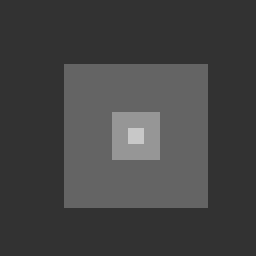
%> input picture image_processing/images/squares.bmp, 256 x 256 px
$ octave diffusion2_5.m   (GNU Octave 9; MATLAB toolbox functions it lacks are replaced by stand-ins)
%> lines starting %> are read from the running program, lines starting %| are printed output that depends on the picture
### image_processing/examples/sobol.m
function v = sobol(u)
  %%
  % Get size of initial condition matrix
  [nx ny] = size(u);

  %%
  % Setup indexing. We don't update the boundary pixels, as they are set by
  % the boundary conditions
  i=2:nx-1;
  j=2:ny-1;

  ux = u(i+1,j+1) + 2*u(i+1,j) + u(i+1,j-1) - (u(i-1,j+1) + 2*u(i-1,j) + u(i-1,j-1));
  uy = u(i+1,j+1) + 2*u(i,j+1) + u(i-1,j+1) - (u(i+1,j-1) + 2*u(i,j-1) + u(i-1,j-1));
  v = sqrt(ux.^2 + uy.^2);
end

### image_processing/examples/isotropic_diffusion.m
%% Solving the 2-D isotropic diffusion equation by the Finite Difference
%
%  u = isotropic_diffusion(U, DTD, N) where U is a 2D matrix representing
%       the initial conditions, DTD is the timestep dt multiplied by the
%       diffusion constant D, and N is the number of timesteps
%
% Method: Forward Time, Centered Space.
%
% Boundary Conditions = Zero-neumann
%
% $$u_t(x,y,t) = D (u_{xx}(x,y,t) + u_{xx}(x,y,t))$$
%
% $$u^{n+1}_i = \Delta t D (u^n_{i+1,j} + u^n_{i-1,j} + u^n_{i,j+1} + u^n_{i,j-1}) + (1-4\Delta t D)u^n_{i,j})$$
%
% $$\frac{\partial u}{\partial x}(0,y,t) = 0$$
%
% $$\frac{\partial u}{\partial x}(L,y,t) = 0$$
%
% $$\frac{\partial u}{\partial y}(x,0,t) = 0$$
%
% $$\frac{\partial u}{\partial y}(x,L,t) = 0$$
%
function u = isotropic_diffusion(u, dtD, N)
  %%
  % Get size of initial condition matrix
  [nx ny] = size(u);

  %%
  % Setup indexing. We don't update the boundary pixels, as they are set by
  % the boundary conditions
  i=2:nx-1;
  j=2:ny-1;

  %%
  % Loop through timesteps
  for it=1:N
      %%
      % Use Forward Time, Centered Space
      u(i,j)= dtD*(u(i+1,j)+u(i-1,j)+u(i,j+1)+u(i,j-1)) + (1-4*dtD)*u(i,j);

      %%
      % Zero-neumann boundary conditions
      u(1,:) = u(2,:);
      u(nx,:) = u(nx-1,:);
      u(:,1) = u(:,2);
      u(:,ny) = u(:,ny-1);
  end
end

### image_processing/examples/diffusion2_5.m
%% Isotropic diffusion for image processing 2
% Read image and convert to double
u = double(imread('../images/squares.bmp'));
%> u: size 256x256 double; min 50, max 200, mean 67.8; mean of the top-left, top-right, bottom-left and bottom-right quarters 63.3, 67.2, 67.2, 73.4

%%
% Add normal noise with mean 0 and variance 10
u = u + 10.0*randn (size(u));
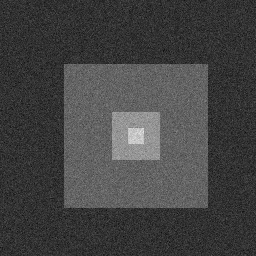
%> u: size 256x256 double; min 7.49, max 232.2, mean 67.7

%%
% Use a loop to show the results of applying diffusion from 0 <= t <=
% 250. An image is shown every 10 time units
figure
colormap gray
for i=0:25
  subplot('Position',[0.2*mod(i,5) 0.2*floor((24-i)/5.0) 0.19 0.19])
  imagesc(sobol(u));
  axis off;

  dt = 0.1;
  D = 1;
  u = isotropic_diffusion(u, dt*D, 100);
end
%> this loop made 26 passes
%> pass 1, `axis off;`:
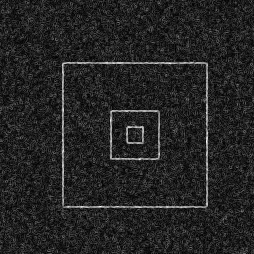
%> displayed picture: size 254x254x3, on the screen's scale of 0 to 255; min 0, max 255, mean 35.7
%> pass 1, `u = isotropic_diffusion(u, dt*D, 100);`:
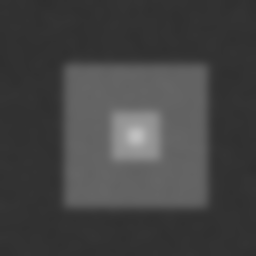
%> u: size 256x256 double; min 46.96, max 192.7, mean 67.7
%> after the loop:
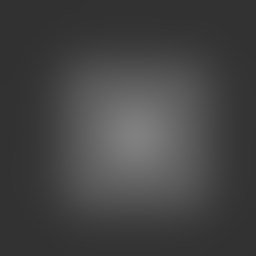
%> u: size 256x256 double; min 49.37, max 128.3, mean 67.7
%> after the loop:
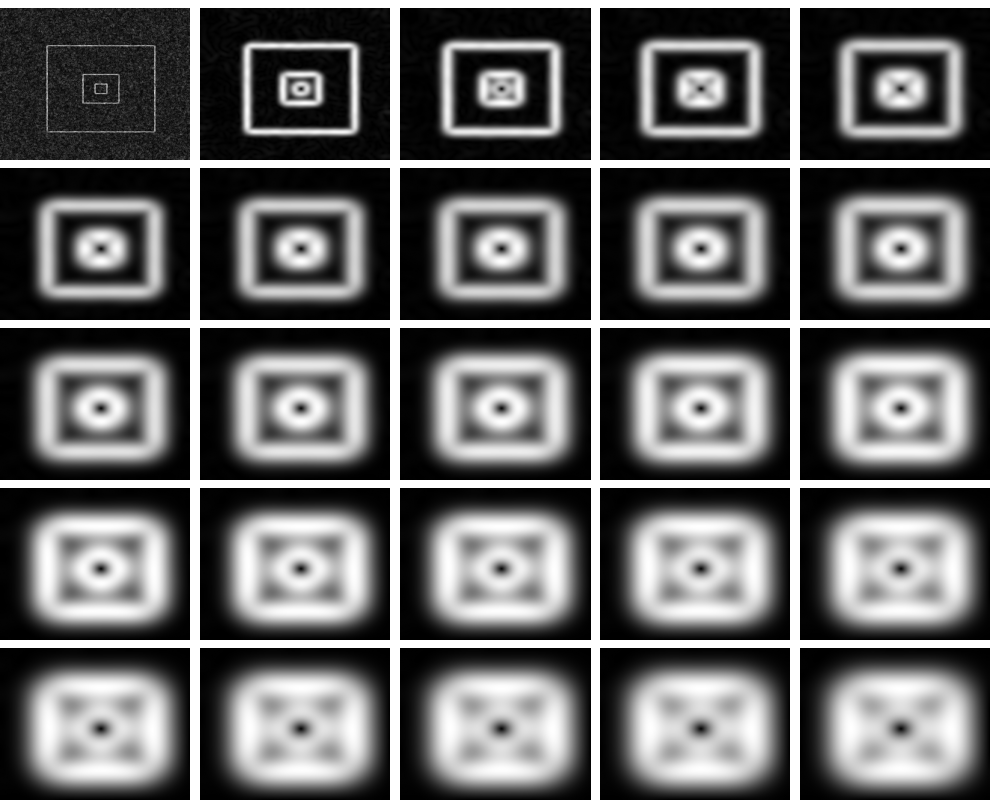
%> figure redrawn from the program's plot data, 26 panels
